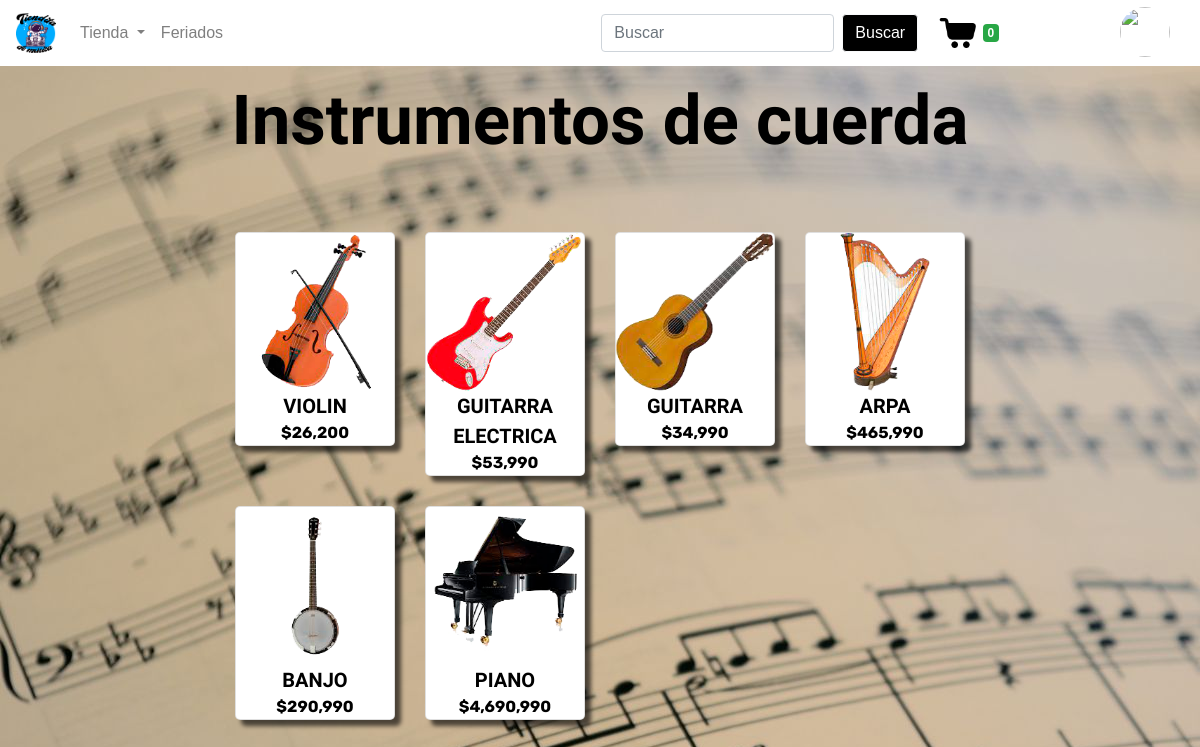
Screenshot of /prod_cuerda/ with the database file from the repository.
### tiendita/models.py (models this page shows, shortened)
class Producto(models.Model):
    cod_producto = models.AutoField(primary_key=True)
    nombre = models.CharField(max_length=30)
    precio = models.IntegerField()
    descripcion = models.CharField(max_length=400)
    stock = models.IntegerField()
    foto = models.ImageField(upload_to="tiendita")
    categoria = models.ForeignKey(Categoria,on_delete=models.CASCADE)

### tiendita/views.py (the view)
# urls.py: path('prod_cuerda/',prod_cuerda,name="prod_cuerda"),
def prod_cuerda(request):
    productos = Producto.objects.filter(categoria = 2)
    if request.user.is_authenticated:
        usuario = Usuario.objects.get(correo = request.user.username)
    else:
        usuario = Usuario.rol.id_rol = 1
    for producto in productos:
        producto.precio = intcomma(producto.precio)
    contexto = {
        "productos" :productos,
        "usuario" :usuario
    }
    return render(request,'tiendita/tienda/prod_cuerda.html',contexto)

### tiendita/processor.py (called while the page is built)
def total_carrito(request):
    total = 0
    if request.user.is_authenticated:
        if "carrito" in request.session:
            for key, value in request.session["carrito"].items():
                total += int(value["acumulado"])
    return{"total_carrito": total}

def total_cantidad(request):
    total = 0
    if request.user.is_authenticated:
        if "carrito" in request.session:
            for key, value in request.session["carrito"].items():
                total += int(value["cantidad"])
    return{"total_cantidad": total}

def add_carrito(request):
    if request.user.is_authenticated:
        if "carrito" in request.session:
            x = request.session["carrito"]
            y = len(x)
        else:
            y = 0
    else:
        y = 0
    return {"total":y}

### tiendita/templates/tiendita/tienda/prod_cuerda.html (shortened to what this page needs)
{% extends 'tiendita/plantilla/navbar.html' %}
{% load static %}
    {% block head %}
        <link type="text/css" rel="stylesheet" href="{% static 'tiendita/css/ernesto/design.css' %}">
    {% endblock head %}
    {% block body %}
        <div class="row">
            <div class="col-md-12">
                <h1 class="titulos">Instrumentos de cuerda</h1>
            </div>
        </div>
        <div class="row">
            <div class="col-md-2"></div>
            {% for i in productos %}
                {% if forloop.counter0|divisibleby:4 %}
                        <div class="col-md-2"></div>
                    </div>
                    <div class="row">
                        <div class="col-md-2"></div>
                {% endif %}
                <div class="col-md-2">
                    <a href="{% url 'producto' i.cod_producto %}" class="textos borde card">
                        <img class="img" src="{{ i.foto.url }}" alt="No disponible"><br>
                        {{ i.nombre|upper }}
                        <p class="precio">${{ i.precio }}</p>
                    </a>
                </div>
            {% endfor %}
            <div class="col-md-2"></div>
        </div>
        <br>
    {% endblock body %}

### tiendita/static/tiendita/css/ernesto/design.css (style rules this page uses)
.body { margin-top: 80px; text-align: center; background-color: rgb(255, 255, 255); }
.img { width: 100%; max-width: 200px; }
.borde { cursor: pointer; border-radius: 5px; transition: .3s; border-width: 1px; background-color: rgb(255, 255, 255); box-shadow: 6px 6px 4px rgba(0, 0, 0, 0.623); display: block; margin: 0 auto; }
p { margin-bottom: 0px; }
a { text-decoration: none; color: black; }
.precio { text-align: center; font-family: 'Rubik', sans-serif; font-size: 16px; font-weight: bold; color: rgb(0, 0, 0); }
.textos { text-align: center; font-family: 'Montserrat Alternates', sans-serif; font-size: 20px; font-weight: bold; color: rgb(0, 0, 0); }
.titulos { color: rgb(0, 0, 0); font-family: 'Shrikhand', cursive; font-size: 69px; font-weight: bolder; }
.row { margin-top: 30px; margin-bottom: 30px; }
* { font-family: "poppins", sans-serif; margin: 0; padding: 0; }
body { background-color: #333; height: 100vh; }

### rows the page displays
Producto: foto (picture), nombre "VIOLIN", precio "26,200"
Producto: foto (picture), nombre "GUITARRA ELECTRICA", precio "53,990"
Producto: foto (picture), nombre "GUITARRA", precio "34,990"
Producto: foto (picture), nombre "ARPA", precio "465,990"
Producto: foto (picture), nombre "BANJO", precio "290,990"
Producto: foto (picture), nombre "PIANO", precio "4,690,990"

### other values shown
{{ total }} "0"
